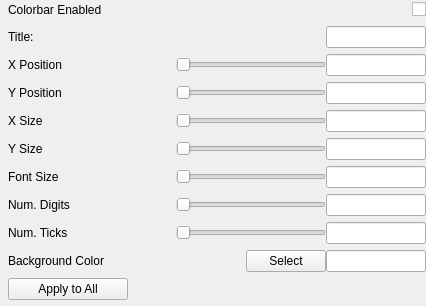
<?xml version="1.0" encoding="UTF-8"?>
<ui version="4.0">
 <class>ColorbarWidgetGUI</class>
 <widget class="QWidget" name="ColorbarWidgetGUI">
  <property name="geometry">
   <rect>
    <x>0</x>
    <y>0</y>
    <width>426</width>
    <height>306</height>
   </rect>
  </property>
  <property name="windowTitle">
   <string>Form</string>
  </property>
  <layout class="QVBoxLayout" name="verticalLayout_2">
   <property name="spacing">
    <number>0</number>
   </property>
   <property name="leftMargin">
    <number>8</number>
   </property>
   <property name="topMargin">
    <number>0</number>
   </property>
   <property name="rightMargin">
    <number>0</number>
   </property>
   <property name="bottomMargin">
    <number>0</number>
   </property>
   <item>
    <widget class="QFrame" name="ColorBarFrame">
     <property name="maximumSize">
      <size>
       <width>16777215</width>
       <height>16777215</height>
      </size>
     </property>
     <property name="frameShape">
      <enum>QFrame::NoFrame</enum>
     </property>
     <property name="frameShadow">
      <enum>QFrame::Plain</enum>
     </property>
     <layout class="QVBoxLayout" name="verticalLayout">
      <property name="spacing">
       <number>0</number>
      </property>
      <property name="leftMargin">
       <number>0</number>
      </property>
      <property name="topMargin">
       <number>0</number>
      </property>
      <property name="rightMargin">
       <number>0</number>
      </property>
      <property name="bottomMargin">
       <number>0</number>
      </property>
      <item>
       <layout class="QVBoxLayout" name="verticalLayout_5">
        <property name="spacing">
         <number>0</number>
        </property>
        <item>
         <layout class="QHBoxLayout" name="horizontalLayout_10">
          <item>
           <widget class="QLabel" name="label_4">
            <property name="text">
             <string>Colorbar Enabled</string>
            </property>
           </widget>
          </item>
          <item>
           <spacer name="horizontalSpacer_10">
            <property name="orientation">
             <enum>Qt::Horizontal</enum>
            </property>
            <property name="sizeHint" stdset="0">
             <size>
              <width>40</width>
              <height>20</height>
             </size>
            </property>
           </spacer>
          </item>
          <item>
           <widget class="QCheckBox" name="colorbarEnableCheckbox">
            <property name="text">
             <string/>
            </property>
           </widget>
          </item>
         </layout>
        </item>
        <item>
         <widget class="QFrame" name="ColorbarSettingsFrame">
          <property name="frameShape">
           <enum>QFrame::NoFrame</enum>
          </property>
          <property name="frameShadow">
           <enum>QFrame::Raised</enum>
          </property>
          <layout class="QHBoxLayout" name="horizontalLayout_9">
           <property name="leftMargin">
            <number>0</number>
           </property>
           <property name="topMargin">
            <number>0</number>
           </property>
           <property name="rightMargin">
            <number>0</number>
           </property>
           <property name="bottomMargin">
            <number>0</number>
           </property>
           <item>
            <layout class="QVBoxLayout" name="verticalLayout_6">
             <property name="spacing">
              <number>0</number>
             </property>
             <item>
              <layout class="QHBoxLayout" name="horizontalLayout_4">
               <item>
                <widget class="QLabel" name="label_6">
                 <property name="text">
                  <string>Title:</string>
                 </property>
                </widget>
               </item>
               <item>
                <spacer name="horizontalSpacer_5">
                 <property name="orientation">
                  <enum>Qt::Horizontal</enum>
                 </property>
                 <property name="sizeHint" stdset="0">
                  <size>
                   <width>40</width>
                   <height>20</height>
                  </size>
                 </property>
                </spacer>
               </item>
               <item>
                <widget class="QLineEdit" name="colorbarTitleEdit">
                 <property name="maximumSize">
                  <size>
                   <width>100</width>
                   <height>16777215</height>
                  </size>
                 </property>
                 <property name="alignment">
                  <set>Qt::AlignCenter</set>
                 </property>
                </widget>
               </item>
              </layout>
             </item>
             <item>
              <layout class="QHBoxLayout" name="horizontalLayout_3">
               <item>
                <widget class="QLabel" name="label">
                 <property name="text">
                  <string>X Position</string>
                 </property>
                </widget>
               </item>
               <item>
                <spacer name="horizontalSpacer_2">
                 <property name="orientation">
                  <enum>Qt::Horizontal</enum>
                 </property>
                 <property name="sizeHint" stdset="0">
                  <size>
                   <width>40</width>
                   <height>20</height>
                  </size>
                 </property>
                </spacer>
               </item>
               <item>
                <widget class="QSlider" name="xPosSlider">
                 <property name="minimumSize">
                  <size>
                   <width>150</width>
                   <height>0</height>
                  </size>
                 </property>
                 <property name="orientation">
                  <enum>Qt::Horizontal</enum>
                 </property>
                </widget>
               </item>
               <item>
                <widget class="QLineEdit" name="colorbarXposEdit">
                 <property name="maximumSize">
                  <size>
                   <width>100</width>
                   <height>16777215</height>
                  </size>
                 </property>
                 <property name="alignment">
                  <set>Qt::AlignCenter</set>
                 </property>
                </widget>
               </item>
              </layout>
             </item>
             <item>
              <layout class="QHBoxLayout" name="horizontalLayout">
               <item>
                <widget class="QLabel" name="label_5">
                 <property name="text">
                  <string>Y Position</string>
                 </property>
                </widget>
               </item>
               <item>
                <spacer name="horizontalSpacer">
                 <property name="orientation">
                  <enum>Qt::Horizontal</enum>
                 </property>
                 <property name="sizeHint" stdset="0">
                  <size>
                   <width>40</width>
                   <height>20</height>
                  </size>
                 </property>
                </spacer>
               </item>
               <item>
                <widget class="QSlider" name="yPosSlider">
                 <property name="minimumSize">
                  <size>
                   <width>150</width>
                   <height>0</height>
                  </size>
                 </property>
                 <property name="orientation">
                  <enum>Qt::Horizontal</enum>
                 </property>
                </widget>
               </item>
               <item>
                <widget class="QLineEdit" name="colorbarYposEdit">
                 <property name="maximumSize">
                  <size>
                   <width>100</width>
                   <height>16777215</height>
                  </size>
                 </property>
                 <property name="alignment">
                  <set>Qt::AlignCenter</set>
                 </property>
                </widget>
               </item>
              </layout>
             </item>
             <item>
              <layout class="QHBoxLayout" name="horizontalLayout_6">
               <item>
                <widget class="QLabel" name="label_7">
                 <property name="text">
                  <string>X Size</string>
                 </property>
                </widget>
               </item>
               <item>
                <spacer name="horizontalSpacer_6">
                 <property name="orientation">
                  <enum>Qt::Horizontal</enum>
                 </property>
                 <property name="sizeHint" stdset="0">
                  <size>
                   <width>40</width>
                   <height>20</height>
                  </size>
                 </property>
                </spacer>
               </item>
               <item>
                <widget class="QSlider" name="xSizeSlider">
                 <property name="minimumSize">
                  <size>
                   <width>150</width>
                   <height>0</height>
                  </size>
                 </property>
                 <property name="orientation">
                  <enum>Qt::Horizontal</enum>
                 </property>
                </widget>
               </item>
               <item>
                <widget class="QLineEdit" name="colorbarXsizeEdit">
                 <property name="maximumSize">
                  <size>
                   <width>100</width>
                   <height>16777215</height>
                  </size>
                 </property>
                 <property name="alignment">
                  <set>Qt::AlignCenter</set>
                 </property>
                </widget>
               </item>
              </layout>
             </item>
             <item>
              <layout class="QHBoxLayout" name="horizontalLayout_2">
               <item>
                <widget class="QLabel" name="label_10">
                 <property name="text">
                  <string>Y Size</string>
                 </property>
                </widget>
               </item>
               <item>
                <spacer name="horizontalSpacer_3">
                 <property name="orientation">
                  <enum>Qt::Horizontal</enum>
                 </property>
                 <property name="sizeHint" stdset="0">
                  <size>
                   <width>40</width>
                   <height>20</height>
                  </size>
                 </property>
                </spacer>
               </item>
               <item>
                <widget class="QSlider" name="ySizeSlider">
                 <property name="minimumSize">
                  <size>
                   <width>150</width>
                   <height>0</height>
                  </size>
                 </property>
                 <property name="orientation">
                  <enum>Qt::Horizontal</enum>
                 </property>
                </widget>
               </item>
               <item>
                <widget class="QLineEdit" name="colorbarYsizeEdit">
                 <property name="maximumSize">
                  <size>
                   <width>100</width>
                   <height>16777215</height>
                  </size>
                 </property>
                 <property name="alignment">
                  <set>Qt::AlignCenter</set>
                 </property>
                </widget>
               </item>
              </layout>
             </item>
             <item>
              <layout class="QHBoxLayout" name="horizontalLayout_8">
               <item>
                <widget class="QLabel" name="label_2">
                 <property name="text">
                  <string>Font Size</string>
                 </property>
                </widget>
               </item>
               <item>
                <spacer name="horizontalSpacer_7">
                 <property name="orientation">
                  <enum>Qt::Horizontal</enum>
                 </property>
                 <property name="sizeHint" stdset="0">
                  <size>
                   <width>40</width>
                   <height>20</height>
                  </size>
                 </property>
                </spacer>
               </item>
               <item>
                <widget class="QSlider" name="fontSizeSlider">
                 <property name="minimumSize">
                  <size>
                   <width>150</width>
                   <height>0</height>
                  </size>
                 </property>
                 <property name="orientation">
                  <enum>Qt::Horizontal</enum>
                 </property>
                </widget>
               </item>
               <item>
                <widget class="QLineEdit" name="colorbarFontsizeEdit">
                 <property name="maximumSize">
                  <size>
                   <width>100</width>
                   <height>16777215</height>
                  </size>
                 </property>
                 <property name="alignment">
                  <set>Qt::AlignCenter</set>
                 </property>
                </widget>
               </item>
              </layout>
             </item>
             <item>
              <layout class="QHBoxLayout" name="horizontalLayout_11">
               <item>
                <widget class="QLabel" name="label_3">
                 <property name="text">
                  <string>Num. Digits</string>
                 </property>
                </widget>
               </item>
               <item>
                <spacer name="horizontalSpacer_8">
                 <property name="orientation">
                  <enum>Qt::Horizontal</enum>
                 </property>
                 <property name="sizeHint" stdset="0">
                  <size>
                   <width>40</width>
                   <height>20</height>
                  </size>
                 </property>
                </spacer>
               </item>
               <item>
                <widget class="QSlider" name="numDigitsSlider">
                 <property name="minimumSize">
                  <size>
                   <width>150</width>
                   <height>0</height>
                  </size>
                 </property>
                 <property name="orientation">
                  <enum>Qt::Horizontal</enum>
                 </property>
                </widget>
               </item>
               <item>
                <widget class="QLineEdit" name="colorbarDigitsEdit">
                 <property name="maximumSize">
                  <size>
                   <width>100</width>
                   <height>16777215</height>
                  </size>
                 </property>
                 <property name="alignment">
                  <set>Qt::AlignCenter</set>
                 </property>
                </widget>
               </item>
              </layout>
             </item>
             <item>
              <layout class="QHBoxLayout" name="horizontalLayout_12">
               <item>
                <widget class="QLabel" name="label_8">
                 <property name="text">
                  <string>Num. Ticks</string>
                 </property>
                </widget>
               </item>
               <item>
                <spacer name="horizontalSpacer_9">
                 <property name="orientation">
                  <enum>Qt::Horizontal</enum>
                 </property>
                 <property name="sizeHint" stdset="0">
                  <size>
                   <width>40</width>
                   <height>20</height>
                  </size>
                 </property>
                </spacer>
               </item>
               <item>
                <widget class="QSlider" name="numTicksSlider">
                 <property name="minimumSize">
                  <size>
                   <width>150</width>
                   <height>0</height>
                  </size>
                 </property>
                 <property name="orientation">
                  <enum>Qt::Horizontal</enum>
                 </property>
                </widget>
               </item>
               <item>
                <widget class="QLineEdit" name="colorbarNumTicsEdit">
                 <property name="maximumSize">
                  <size>
                   <width>100</width>
                   <height>16777215</height>
                  </size>
                 </property>
                 <property name="alignment">
                  <set>Qt::AlignCenter</set>
                 </property>
                </widget>
               </item>
              </layout>
             </item>
             <item>
              <layout class="QHBoxLayout" name="horizontalLayout_13">
               <item>
                <widget class="QLabel" name="label_9">
                 <property name="text">
                  <string>Background Color</string>
                 </property>
                </widget>
               </item>
               <item>
                <spacer name="horizontalSpacer_11">
                 <property name="orientation">
                  <enum>Qt::Horizontal</enum>
                 </property>
                 <property name="sizeHint" stdset="0">
                  <size>
                   <width>40</width>
                   <height>20</height>
                  </size>
                 </property>
                </spacer>
               </item>
               <item>
                <widget class="QPushButton" name="colorbarBackgroundSelectButton">
                 <property name="toolTip">
                  <string>Click to select color bar background color</string>
                 </property>
                 <property name="text">
                  <string>Select</string>
                 </property>
                </widget>
               </item>
               <item>
                <widget class="QLineEdit" name="ColorbarBackgroundColorEdit">
                 <property name="maximumSize">
                  <size>
                   <width>100</width>
                   <height>16777215</height>
                  </size>
                 </property>
                 <property name="alignment">
                  <set>Qt::AlignCenter</set>
                 </property>
                </widget>
               </item>
              </layout>
             </item>
             <item>
              <layout class="QHBoxLayout" name="horizontalLayout_14">
               <property name="spacing">
                <number>0</number>
               </property>
               <item>
                <widget class="QPushButton" name="colorbarApplyAllButton">
                 <property name="minimumSize">
                  <size>
                   <width>120</width>
                   <height>0</height>
                  </size>
                 </property>
                 <property name="toolTip">
                  <string>Apply all these color bar settings (except title and position) to all other color bars</string>
                 </property>
                 <property name="text">
                  <string>Apply to All</string>
                 </property>
                </widget>
               </item>
               <item>
                <spacer name="horizontalSpacer_13">
                 <property name="orientation">
                  <enum>Qt::Horizontal</enum>
                 </property>
                 <property name="sizeHint" stdset="0">
                  <size>
                   <width>40</width>
                   <height>20</height>
                  </size>
                 </property>
                </spacer>
               </item>
              </layout>
             </item>
            </layout>
           </item>
          </layout>
         </widget>
        </item>
       </layout>
      </item>
     </layout>
    </widget>
   </item>
  </layout>
 </widget>
 <resources/>
 <connections/>
</ui>
